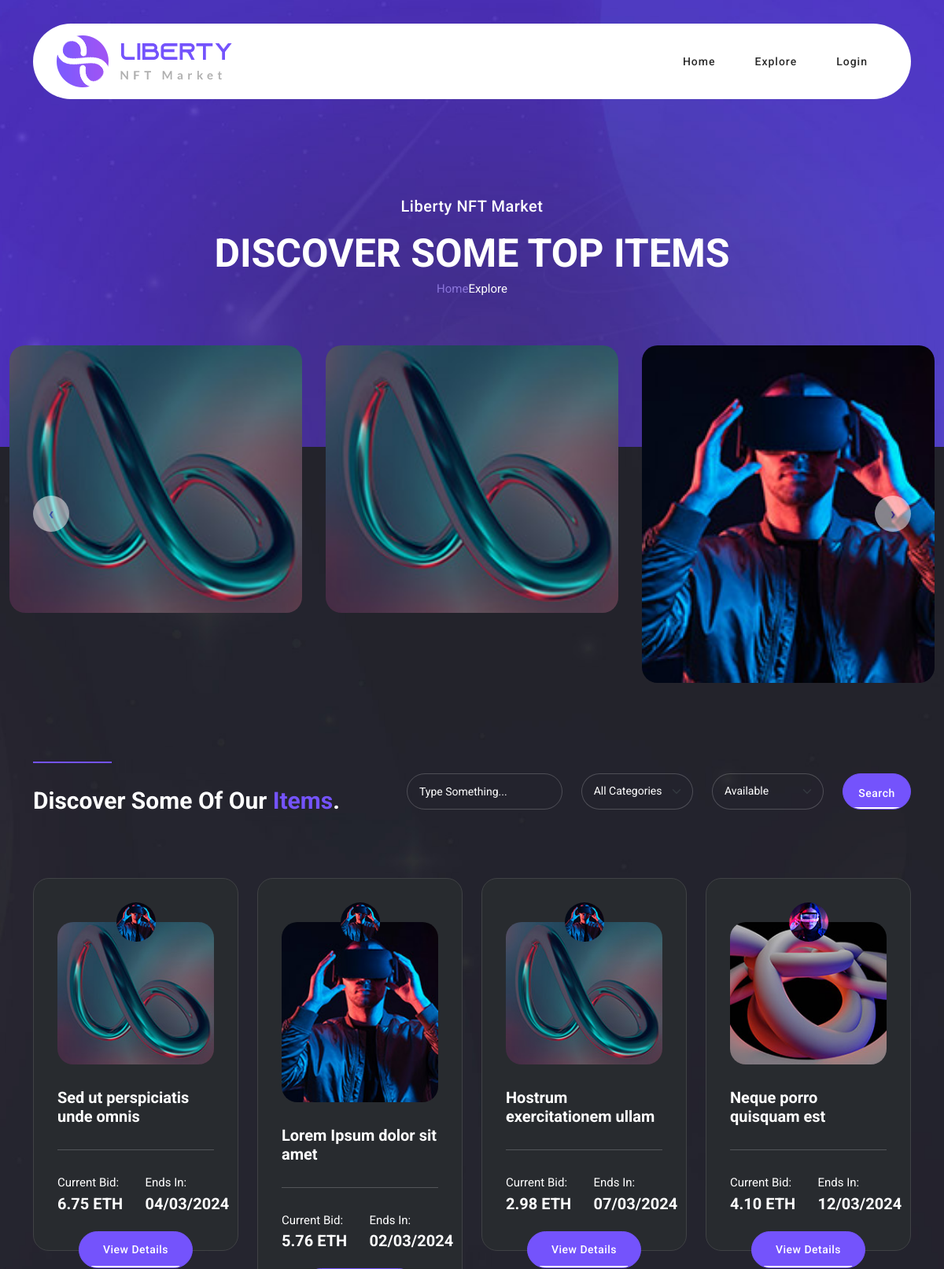
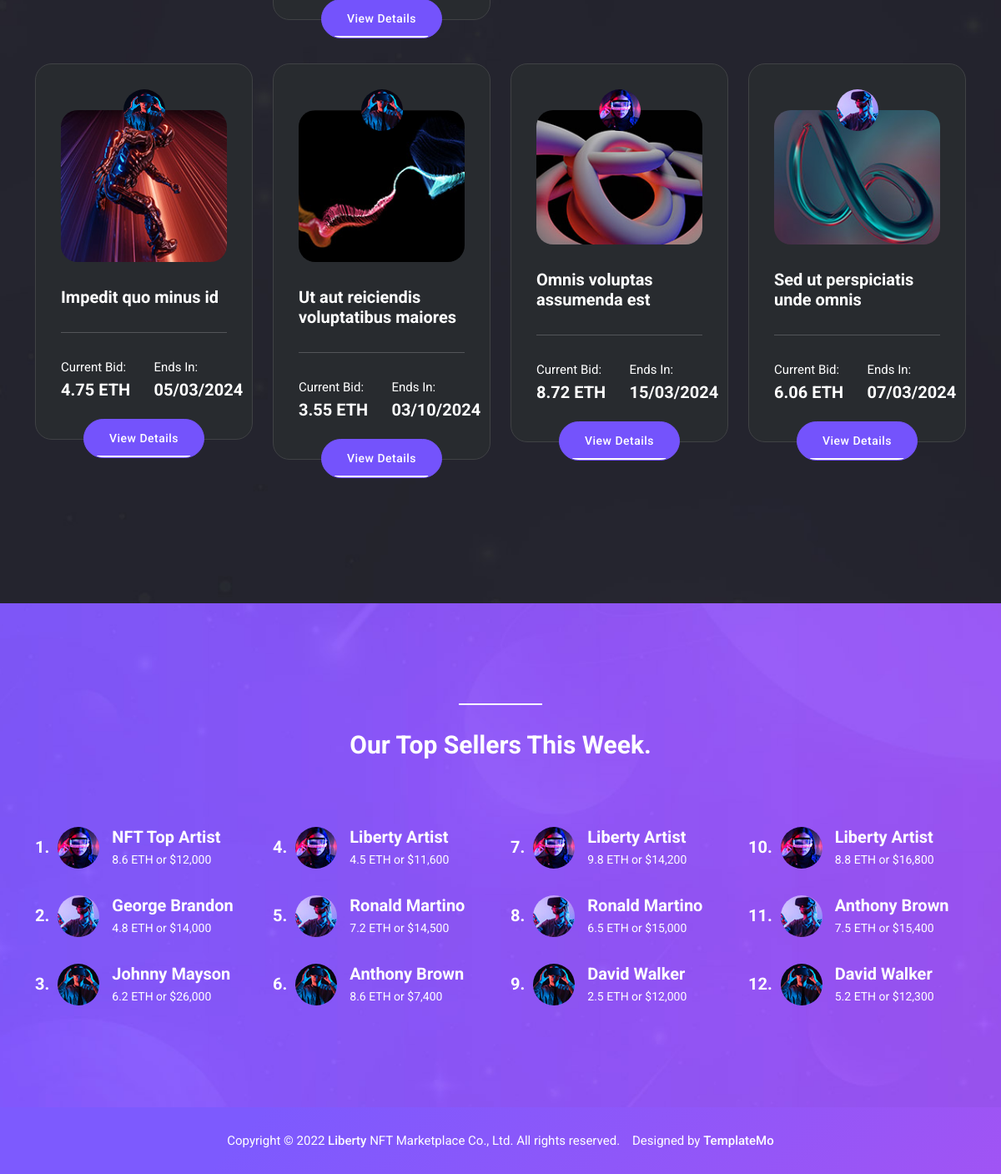
/explore/, run on the app's committed database (2 pictures, top to bottom).
### apps/store/models.py (models this page shows, shortened)
class Product(AbstractModel):
    name = models.CharField(max_length=128)
    description = models.CharField(max_length=255)
    author = models.ForeignKey(User, models.CASCADE, "products")
    owner_full_name = models.CharField(max_length=56)
    owner_username = models.CharField(max_length=56)
    category = models.ForeignKey(Category, models.CASCADE, "products")
    price = models.DecimalField(max_digits=7, decimal_places=2)
    price_in_dollar = models.DecimalField(max_digits=10, decimal_places=2)
    end_date = models.DateTimeField()
    photo = models.FileField(upload_to="products/photo/%Y/%m/%d", default="default/discover-04.jpg")

### apps/accounts/models.py (models this page shows)
class User(AbstractUser):
    avatar = models.FileField(upload_to="users/avatar/%Y/%m/%d")

### apps/store/views.py (the view)
# urls.py: path('explore/', ExploreView.as_view(), name="explore"),
class ExploreView(View):
    def get(self, request):
        categories = Category.objects.all()
        top_products = [Product.objects.filter(category=i).order_by('-created_at').first() for i in categories]
        products = Product.objects.order_by("-created_at")[:8]
        return render(request, 'store/explore.html', {"products": products, "top_products": top_products})

### templates/store/explore.html (shortened to what this page needs)
{% extends 'base.html' %}
{% load static %}
{% block body %}
    <div class="page-heading">
        <div class="container">
            <div class="row">
                <div class="col-lg-12">
                    <h6>Liberty NFT Market</h6>
                    <h2>Discover Some Top Items</h2>
                    <span>Home<a href="#">Explore</a></span>
                </div>
            </div>
        </div>
        <div class="featured-explore">
            <div class="container-fluid">
                <div class="row">
                    <div class="col-lg-12">
                        <div class="owl-features owl-carousel">
                            {% for tp in top_products %}
                                <div class="item">
                                    <div class="thumb">
                                        <img src="{{ tp.photo.url }}" alt=""
                                             style="border-radius: 20px;">
                                    </div>
                                </div>
                            {% endfor %}
                        </div>
                    </div>
                </div>
            </div>
        </div>
    </div>
    <div class="discover-items">
        <div class="container">
            <div class="row">
                <div class="col-lg-5">
                    <div class="section-heading">
                        <div class="line-dec"></div>
                        <h2>Discover Some Of Our <em>Items</em>.</h2>
                    </div>
                </div>
                <div class="col-lg-7">
                    <form id="search-form" name="gs" method="submit" role="search" action="#">
                        <div class="row">
                            <div class="col-lg-4">
                                <fieldset>
                                    <input type="text" name="keyword" class="searchText" placeholder="Type Something..."
                                           autocomplete="on" required>
                                </fieldset>
                            </div>
                            <div class="col-lg-3">
                                <fieldset>
                                    <select name="Category" class="form-select" aria-label="Default select example"
                                            id="chooseCategory" onchange="this.form.click()">
                                        <option selected>All Categories</option>
                                    </select>
                                </fieldset>
                            </div>
                            <div class="col-lg-3">
                                <fieldset>
                                    <select name="Price" class="form-select" aria-label="Default select example"
                                            id="chooseCategory" onchange="this.form.click()">
                                        <option selected>Available</option>
                                    </select>
                                </fieldset>
                            </div>
                            <div class="col-lg-2">
                                <fieldset>
                                    <button class="main-button">Search</button>
                                </fieldset>
                            </div>
                        </div>
                    </form>
                </div>
                {% for product in products %}
                    <div class="col-lg-3">
                        <div class="item">
                            <div class="row">
                                <div class="col-lg-12">
                <span class="author">
                  <img src="{{ product.author.avatar.url }}" alt=""
                       style="max-width: 50px; max-height: 50px; border-radius: 50%;">
                </span>
                                    <img src="{{ product.photo.url }}" alt=""
                                         style="border-radius: 20px;">
                                    <h4>{{ product.name }}</h4>
                                </div>
                                <div class="col-lg-12">
                                    <div class="line-dec"></div>
                                    <div class="row">
                                        <div class="col-6">
                                            <span>Current Bid: <br> <strong>{{ product.price }} ETH</strong></span>
                                        </div>
                                        <div class="col-6">
                                            <span>Ends In: <br> <strong>{{ product.end_date|date:"d/m/Y" }}</strong></span>
                                        </div>
                                    </div>
                                </div>
                                <div class="col-lg-12">
                                    <div class="main-button">
                                        <a href="details.html">View Details</a>
                                    </div>
                                </div>
                            </div>
                        </div>
                    </div>
                {% endfor %}
            </div>
        </div>
    </div>
    <div class="top-seller">
        <div class="container">
            <div class="row">
                <div class="col-lg-12">
                    <div class="section-heading">
                        <div class="line-dec"></div>
                        <h2>Our Top Sellers This Week.</h2>
                    </div>
                </div>
                <div class="col-lg-3 col-sm-6">
                    <div class="row">
                        <div class="col-lg-12">
                            <div class="item">
                                <h4>1.</h4>
                                <img src="{% static 'images/author.jpg' %}" alt=""
                                     style="max-width: 50px; max-height: 50px; border-radius: 50%;">
                                <h6>NFT Top Artist<br><a href="#">8.6 ETH or $12,000</a></h6>
                            </div>
                        </div>
                        <div class="col-lg-12">
                            <div class="item">
                                <h4>2.</h4>
                                <img src="{% static 'images/author-02.jpg' %}" alt=""
                                     style="max-width: 50px; max-height: 50px; border-radius: 50%;">
                                <h6>George Brandon<br><a href="#">4.8 ETH or $14,000</a></h6>
                            </div>
                        </div>
                        <div class="col-lg-12">
                            <div class="item">
                                <h4>3.</h4>
                                <img src="{% static 'images/author-03.jpg' %}" alt=""
                                     style="max-width: 50px; max-height: 50px; border-radius: 50%;">
                                <h6>Johnny Mayson<br><a href="#">6.2 ETH or $26,000</a></h6>
                            </div>
                        </div>
                    </div>
                </div>
                <div class="col-lg-3 col-sm-6">
                    <div class="row">
                        <div class="col-lg-12">
                            <div class="item">
                                <h4>4.</h4>
                                <img src="{% static 'images/author.jpg' %}" alt=""
                                     style="max-width: 50px; max-height: 50px; border-radius: 50%;">
                                <h6>Liberty Artist<br><a href="#">4.5 ETH or $11,600</a></h6>
                            </div>
                        </div>
                        <div class="col-lg-12">
                            <div class="item">
                                <h4>5.</h4>
                                <img src="{% static 'images/author-02.jpg' %}" alt=""
                                     style="max-width: 50px; max-height: 50px; border-radius: 50%;">
                                <h6>Ronald Martino<br><a href="#">7.2 ETH or $14,500</a></h6>
                            </div>
                        </div>
                        <div class="col-lg-12">
                            <div class="item">
                                <h4>6.</h4>
                                <img src="{% static 'images/author-03.jpg' %}" alt=""
                                     style="max-width: 50px; max-height: 50px; border-radius: 50%;">
                                <h6>Anthony Brown<br><a href="#">8.6 ETH or $7,400</a></h6>
                            </div>
                        </div>
                    </div>
                </div>
                <div class="col-lg-3 col-sm-6">
                    <div class="row">
                        <div class="col-lg-12">
                            <div class="item">
                                <h4>7.</h4>
                                <img src="{% static 'images/author.jpg' %}" alt=""
                                     style="max-width: 50px; max-height: 50px; border-radius: 50%;">
                                <h6>Liberty Artist<br><a href="#">9.8 ETH or $14,200</a></h6>
                            </div>
                        </div>
                        <div class="col-lg-12">
                            <div class="item">
                                <h4>8.</h4>
                                <img src="{% static 'images/author-02.jpg' %}" alt=""
                                     style="max-width: 50px; max-height: 50px; border-radius: 50%;">
                                <h6>Ronald Martino<br><a href="#">6.5 ETH or $15,000</a></h6>
                            </div>
                        </div>
                        <div class="col-lg-12">
                            <div class="item">
                                <h4>9.</h4>
                                <img src="{% static 'images/author-03.jpg' %}" alt=""
                                     style="max-width: 50px; max-height: 50px; border-radius: 50%;">
                                <h6>David Walker<br><a href="#">2.5 ETH or $12,000</a></h6>
                            </div>
                        </div>
                    </div>
                </div>
                <div class="col-lg-3 col-sm-6">
                    <div class="row">
                        <div class="col-lg-12">
                            <div class="item">
                                <h4>10.</h4>
                                <img src="{% static 'images/author.jpg' %}" alt=""
                                     style="max-width: 50px; max-height: 50px; border-radius: 50%;">
                                <h6>Liberty Artist<br><a href="#">8.8 ETH or $16,800</a></h6>
                            </div>
                        </div>
                        <div class="col-lg-12">
                            <div class="item">
                                <h4>11.</h4>
                                <img src="{% static 'images/author-02.jpg' %}" alt=""
                                     style="max-width: 50px; max-height: 50px; border-radius: 50%;">
                                <h6>Anthony Brown<br><a href="#">7.5 ETH or $15,400</a></h6>
                            </div>
                        </div>
                        <div class="col-lg-12">
                            <div class="item">
                                <h4>12.</h4>
                                <img src="{% static 'images/author-03.jpg' %}" alt=""
                                     style="max-width: 50px; max-height: 50px; border-radius: 50%;">
                                <h6>David Walker<br><a href="#">5.2 ETH or $12,300</a></h6>
                            </div>
                        </div>
                    </div>
                </div>
            </div>
        </div>
    </div>
{% endblock %}

### templates/base.html (shortened to what this page needs)
{% load static %}
<!DOCTYPE html>
<html lang="en">
<head>
    <link href="{% static 'bootstrap/css/bootstrap.min.css' %}" rel="stylesheet">
    <link rel="stylesheet" href="{% static 'css/fontawesome.css' %}">
    <link rel="stylesheet" href="{% static 'css/templatemo-liberty-market.css' %}">
    <link rel="stylesheet" href="{% static 'css/owl.css' %}">
    <link rel="stylesheet" href="{% static 'css/animate.css' %}">
    <link rel="stylesheet" href="https://unpkg.com/swiper@7/swiper-bundle.min.css"/>
</head>
<body>
<header class="header-area header-sticky">
    <div class="container">
        <div class="row">
            <div class="col-12">
                <nav class="main-nav">
                    <a href="index.html" class="logo">
                        <img src="{% static 'images/logo.png' %}" alt="">
                    </a>
                    <ul class="nav">
                        <li><a href="{% url 'store:home' %}">Home</a></li>
                        <li><a href="{% url 'store:explore' %}">Explore</a></li>
                        {% if request.user.is_authenticated %}
                            <li><a href="{% url 'store:author_detail' user.username %}">Author</a></li>
                            <li><a href="{% url 'store:create' %}">Create Yours</a></li>
                            <li><a href="{% url 'accounts:logout' %}">Logout</a></li>
                        {% else %}
                            <li><a href="{% url 'accounts:login' %}">Login</a></li>
                        {% endif %}
                    </ul>
                </nav>
            </div>
        </div>
    </div>
</header>
{% block body %}
{% endblock %}
<footer>
    <div class="container">
        <div class="row">
            <div class="col-lg-12">
                <p>Copyright © 2022 <a href="#">Liberty</a> NFT Marketplace Co., Ltd. All rights reserved.
                    &nbsp;&nbsp;
                    Designed by <a title="HTML CSS Templates" rel="sponsored" href="https://templatemo.com"
                                   target="_blank">TemplateMo</a></p>
            </div>
        </div>
    </div>
</footer>
</body>
</html>

### data on the page
Product: photo (picture), author.avatar (picture), name "Hostrum exercitationem ullam", price "2.98", end_date "07/03/2024"
Product: photo (picture), author.avatar (picture), name "Sed ut perspiciatis unde omnis", price "6.75", end_date "04/03/2024"
Product: photo (picture), author.avatar (picture), name "Lorem Ipsum dolor sit amet", price "5.76", end_date "02/03/2024"
Product: author.avatar (picture), photo (picture), name "Neque porro quisquam est", price "4.10", end_date "12/03/2024"
Product: author.avatar (picture), photo (picture), name "Impedit quo minus id", price "4.75", end_date "05/03/2024"
Product: author.avatar (picture), photo (picture), name "Ut aut reiciendis voluptatibus maiores", price "3.55", end_date "03/10/2024"
Product: author.avatar (picture), photo (picture), name "Omnis voluptas assumenda est", price "8.72", end_date "15/03/2024"
Product: author.avatar (picture), photo (picture), name "Sed ut perspiciatis unde omnis", price "6.06", end_date "07/03/2024"
